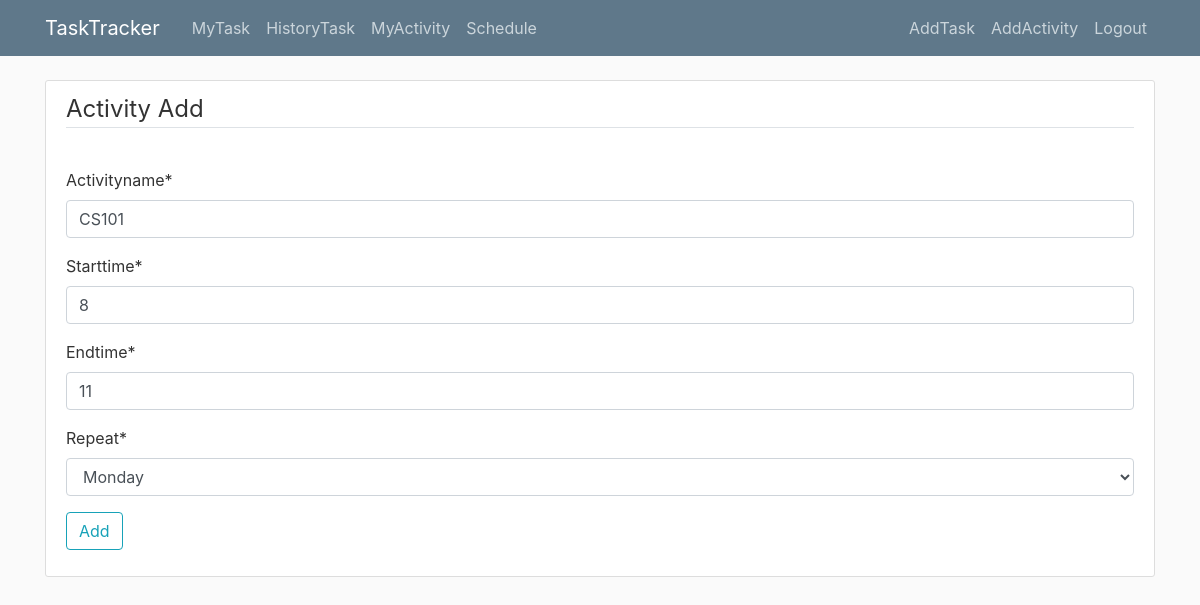
Screenshot of /activity/3/update/ (signed in) with the database file from the repository.
### main/models.py (models this page shows, shortened)
class Activity(models.Model):
    MY_CHOICES = (
        ('Mon', 'Monday'),
        ('Tue', 'Tuesday'),
        ('Wed', 'Wednesday'),
        ('Thu', 'Thursday'),
        ('Fri', 'Friday'),
        ('Sat', 'Saturday'),
        ('Sun', 'Sunday'),
    )
    activityname= models.CharField(max_length=100)
    starttime= models.PositiveIntegerField()
    endtime= models.PositiveIntegerField()
    repeat = MultiSelectField(choices=MY_CHOICES)
    activityuser =models.ForeignKey(User, on_delete=models.CASCADE)
    objects = models.Manager()

### main/views.py (the view, shortened to what this page needs)
# urls.py: path('activity/<int:pk>/update/', ActivityUpdateView.as_view(),name='activity-update'),
class ActivityUpdateView(LoginRequiredMixin,UserPassesTestMixin,UpdateView,):
    model = Activity
    fields=['activityname','starttime','endtime','repeat']
    def test_func(self):
        task = self.get_object()
        if self.request.user == task.activityuser:
            return True
        return False

### main/templates/main/activity_form.html (shortened to what this page needs)
{% extends "main/base.html" %}
{% load crispy_forms_tags %}
{% block content %}
    <div class="content-section">
        <form method="POST">
            <fieldset class="form-group">
                <legend class="border-bottom mb-4">Activity Add</legend>
            </fieldset>
            {{ form|crispy }}
            <div class="form-group">
                <button class="btn btn-outline-info" type="submit">Add</button>
            </div>
        </form>
    </div>
{% endblock content %}

### main/static/main/main.css (style rules this page uses)
body { background: #fafafa; color: #333333; margin-top: 5rem; }
.content-section { background: #ffffff; padding: 10px 20px; border: 1px solid #dddddd; border-radius: 3px; margin-bottom: 20px; }

### rows the page displays
Activity: activityname "CS101", starttime "8", endtime "11", repeat "Monday"
